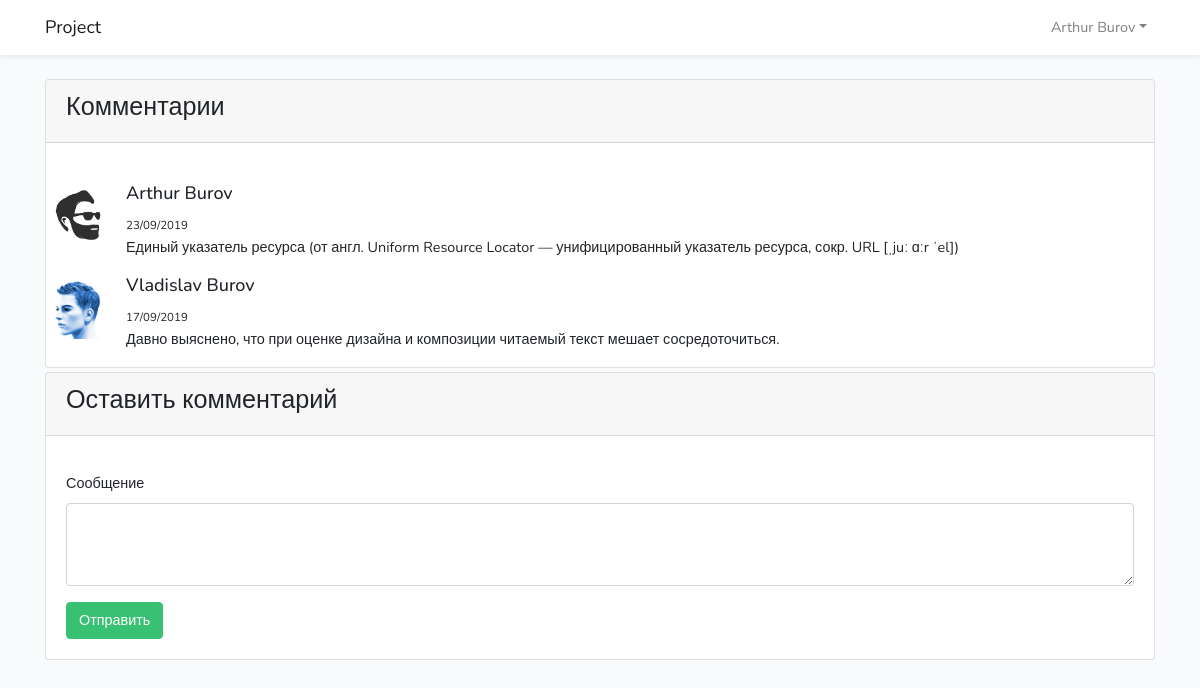
The app's page / (signed in) with its own data.
### tables this page shows
CREATE TABLE `data` (
  `id` int(10) NOT NULL,
  `image` varchar(255) NOT NULL,
  `user` varchar(255) NOT NULL,
  `date` varchar(50) NOT NULL,
  `text` text NOT NULL,
  `hidden` int(10) NOT NULL,
  `user_id` int(10) DEFAULT NULL
);

### controllers/homepage.php (called while the page is built)
<?php
$db = include __DIR__ . "/../database/start.php";
$posts = $db -> getAllPosts( 'data' );
include __DIR__ . "/../view/main.view.php";

### database/QueryBuilder.php (called while the page is built, shortened)
<?php
class QueryBuilder
{
    protected $pdo;
    public function __construct( $pdo_value )
    {
        $this -> pdo = $pdo_value;
    }
    public function getAllPosts( $table )
    {
        $sql = "SELECT * FROM {$table} JOIN auth ON data.user_id = auth.id WHERE hidden = 0 ORDER BY data.id DESC";
        $statement = $this -> pdo -> prepare( $sql );
        $statement -> execute();
        return $statement -> fetchAll( PDO::FETCH_ASSOC );
    }
}

### database/Connection.php (called while the page is built)
<?php
class Connection
{
    public static function make( $configDB )
    {
        $pdo = new PDO(
            "{$configDB['connection']}; dbname={$configDB['database']}; charset={$configDB['charset']}; ",
            "{$configDB['username']}",
            "{$configDB['password']}" );
        return $pdo;
    }
}

### database/start.php (called while the page is built)
<?php
$config = include __DIR__ . "/../database/config.php";
include __DIR__. "/../database/QueryBuilder.php";
include __DIR__ . "/../database/Connection.php";
return new QueryBuilder( Connection ::make($config['database']) );

### helpers/sessions_cookies.php (called while the page is built, shortened)
<?php
if ($_SESSION) {
    $auth_data = authSession();
}
function authSession()
{
    $auth_data = [
        'user'  => $_SESSION['user'],
        'email' => $_SESSION['email_valid']
    ];
    return $auth_data;
}

### view/main.view.php (the view, shortened to what this page needs)
<!DOCTYPE html>
<html lang="en">
<head>
    <link href="../css/app.css" rel="stylesheet">
</head>
<body>
<div id="app">
    <nav class="navbar navbar-expand-md navbar-light bg-white shadow-sm">
        <div class="container">
            <a class="navbar-brand" href="/">
                Project
            </a>
            <div class="collapse navbar-collapse" id="navbarSupportedContent">
                <ul class="navbar-nav ml-auto">
                    <?php if (isset( $auth_data['user'] )) { ?>
                        <li class="nav-item dropdown">
                            <a class="nav-link dropdown-toggle" data-toggle="dropdown" href="#"
                               role="button"><?= $auth_data['user']; ?></a>
                        </li>
                    <? } ?>
                </ul>
            </div>
        </div>
    </nav>
    <main class="py-4">
        <div class="container">
            <div class="row justify-content-center">
                <div class="col-md-12">
                    <div class="card">
                        <div class="card-header"><h3>Комментарии</h3></div>
                        <div class="card-body">
                                </div>
                                <?php foreach ( $posts as $comment ): ?>
                                    <div class="media">
                                        <img src="
                                        <? if (file_exists( __DIR__ . "/../" . $comment["image"] )) {
                                            echo $comment["image"];
                                        } else {
                                            echo 'img/no-user.jpg';
                                        } ?> " class="mr-3" alt="..." width="64"
                                             height="64">
                                        <div class="media-body">
                                            <h5 class="mt-0"><?= $comment["user"]; ?></h5>
                                            <span><small><?= $comment["date"]; ?></small></span>
                                            <p>
                                                <?= $comment["text"]; ?>
                                            </p>
                                        </div>
                                    </div>
                                <?php endforeach; ?>
                            </div>
                    </div>
                    <div class="col-md-12" style="margin-top: 4px;">
                        <div class="card">
                            <div class="card-header"><h3>Оставить комментарий</h3></div>
                            <div class="card-body">
                                <form action="../controllers/store.php" method="post">
                                    <div class="form-group">
                                        <label for="exampleFormControlTextarea1">Сообщение</label>
                                        <textarea name="text" class="form-control" id="exampleFormControlTextarea1"
                                                  rows="3"></textarea>
                                    </div>
                                    <?php if (isset( $auth_data['user'] )) { ?>
                                        <button type="submit" class="btn btn-success">Отправить</button>
                                    <?php } else { ?>
                                        <button type="button" class="btn btn-danger"
                                                onclick="window.location.href='/login'">Авторизуйтесь
                                        </button>
                                    <?php } ?>
                                </form>
                            </div>
                        </div>
                    </div>
                </div>
            </div>
        </div>
</body>
</html>

### records on screen
data: user.image (picture), user.user "Arthur Burov", date "23/09/2019", text "Единый указатель ресурса (от англ. Uniform Resource Locator — унифицированный указатель ресурса, сокр. URL [ˌjuː ɑːr ˈel])"
data: user.image (picture), user.user "Vladislav Burov", date "17/09/2019", text "Давно выяснено, что при оценке дизайна и композиции читаемый текст мешает сосредоточиться."

### other values on screen
$auth_data['user'] "Arthur Burov"
